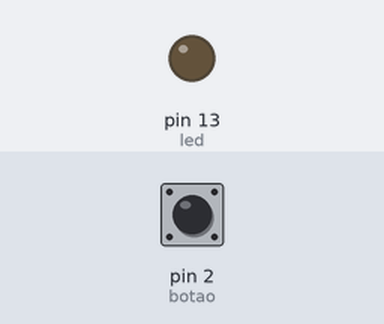
Bench run of a sketch on a simulated Arduino Uno, built with avr-gcc and run on an emulated ATmega328P. Shown: output pins drawn as LEDs (lit = HIGH). The test bench sets the inputs (shaded band); at power-on: pin 2 (botao) LOW.

Above: at 1.2 s.
1.3 s: pin 2 (botao) pulled HIGH for 0.15 s
At 1.37 s:
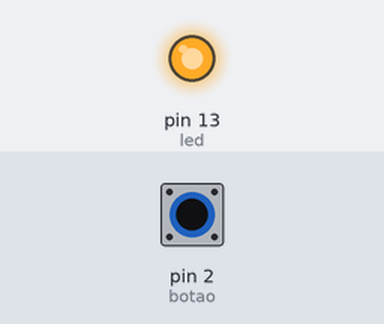
2.9 s: pin 2 (botao) pulled HIGH for 3.2 s
At 7.5 s:
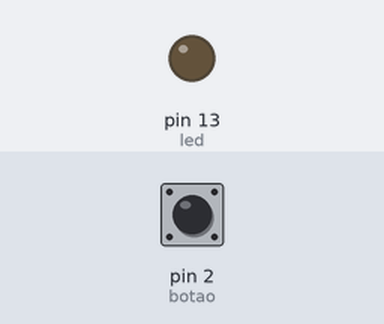
Timing chart, 0 to 9.0 s (numbered marks = the images above; inputs shaded):
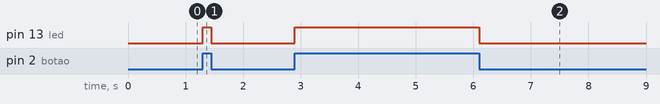

The sketch:

Tarefa1.ino
```cpp
const int botao = 2;
const int led = 13;
int estadobotao = 0;


void setup() {

  pinMode(botao, INPUT);
  pinMode(led, OUTPUT);
}

void loop() {
  estadobotao = digitalRead(botao);

  if(estadobotao == HIGH){
    digitalWrite(led, HIGH);
  }
  else{
    digitalWrite(led, LOW);
  }
}
```

Measured:
- after the input at 1.3 s, pin 13 (led): LOW → HIGH at once, → LOW 0.15 s later
- after the input at 2.9 s, pin 13 (led): LOW → HIGH at once, → LOW 3.2 s later
